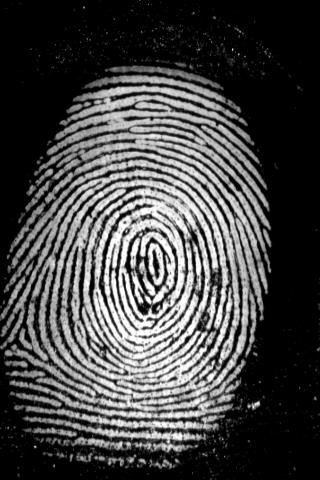
#> input picture sample_inputs/Picture1.jpg, 320 x 480 px; its folder holds only this picture in this run
$ python -i finegerprint_pipline.py   (imports and definitions only)   (older library calls are emulated)
#> lines starting #> are read from the running program, lines starting #| are printed output that depends on the picture; after the words box and inside, x2 and y2 are one past the last pixel; in counts of white or black regions, pixels touching at a corner belong together
#> further down, picture is the input picture: shape (480, 320); min 0, max 255, mean 71.1
### utils/normalization.py
"""
Normalization is used to standardize the intensity values in an image by adjusting the range of
gray level values so that they extend in a desired range of values and improve the contrast of the
image. The main goal of normalization is to reduce the variance of the gray level value along the
ridges to facilitate subsequent processing steps
"""
from math import sqrt
import numpy as np


def normalize_pixel(x, v0, v, m, m0):
    """
    From Handbook of Fingerprint Recognition pg 133
    Normalize job used by Hong, Wan and Jain(1998)
    similar to https://pdfs.semanticscholar.org/6e86/1d0b58bdf7e2e2bb0ecbf274cee6974fe13f.pdf equation 21
    :param x: pixel value
    :param v0: desired variance
    :param v: global image variance
    :param m: global image mean
    :param m0: desired mean
    :return: normilized pixel
    """
    dev_coeff = sqrt((v0 * ((x - m)**2)) / v)
    return m0 + dev_coeff if x > m else m0 - dev_coeff

def normalize(im, m0, v0):
#> called with m0 = 100, v0 = 100
    m = np.mean(im)
#> m = 71.06
    v = np.std(im) ** 2
#> v = 7117.5
    (y, x) = im.shape
    normilize_image = im.copy()
    for i in range(x):
        for j in range(y):
            normilize_image[j, i] = normalize_pixel(im[j, i], v0, v, m, m0)
#> this loop made 320 passes
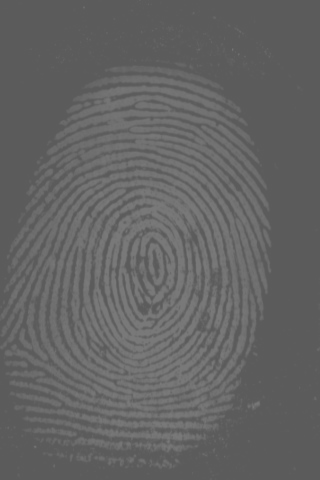
#> normilize_image: shape (480, 320); min 91, max 121, mean 99.5

    return normilize_image

### utils/segmentation.py
"""
In order to eliminate the edges of the image and areas that are too noisy, segmentation is
necessary. It is based on the calculation of the variance of gray levels. For this purpose, the image
is divided into sub-blocks of (W × W) size’s and for each block the variance.
Then, the root of the variance of each block is compared with a threshold T, if the value obtained
is lower than the threshold, then the corresponding block is considered as the background of the
image and will be excluded by the subsequent processing.

The selected threshold value is T = 0.2 and the selected block size is W = 16

This step makes it possible to reduce the size of the useful part of the image and subsequently to
optimize the extraction phase of the biometric data.
"""
import numpy as np
import cv2 as cv


def normalise(img):
    return (img)


def create_segmented_and_variance_images(im, w, threshold=.2):
    """
    Returns mask identifying the ROI. Calculates the standard deviation in each image block and threshold the ROI
    It also normalises the intesity values of
    the image so that the ridge regions have zero mean, unit standard
    deviation.
    :param im: Image
    :param w: size of the block
    :param threshold: std threshold
    :return: segmented_image
    """
#> called with w = 16, threshold = 0.2
    (y, x) = im.shape
    threshold = np.std(im)*threshold

    image_variance = np.zeros(im.shape)
    segmented_image = im.copy()
    mask = np.ones_like(im)

    for i in range(0, x, w):
        for j in range(0, y, w):
            box = [i, j, min(i + w, x), min(j + w, y)]
            block_stddev = np.std(im[box[1]:box[3], box[0]:box[2]])
            image_variance[box[1]:box[3], box[0]:box[2]] = block_stddev
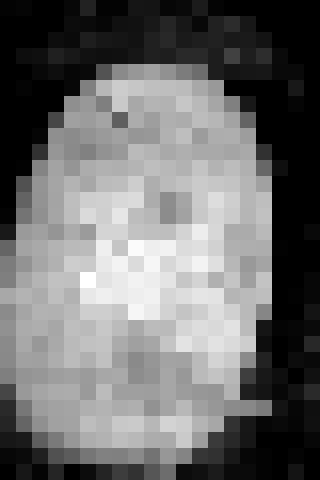
#> image_variance: shape (480, 320) float64; min 0, max 11.51, mean 4.97; drawn with min black and max white

    # [13 lines of commented-out code are left out]
    norm_img = im
    return segmented_image, norm_img, mask

### utils/orientation.py
import math
import numpy as np
import cv2 as cv


def calculate_angles(im, W, smoth=False):
    """
    anisotropy orientation estimate, based on equations 5 from:
    https://pdfs.semanticscholar.org/6e86/1d0b58bdf7e2e2bb0ecbf274cee6974fe13f.pdf
    :param im:
    :param W: int width of the ridge
    :return: array
    """
#> called with W = 16, smoth = False
    j1 = lambda x, y: 2 * x * y
    j2 = lambda x, y: x ** 2 - y ** 2
    j3 = lambda x, y: x ** 2 + y ** 2

    (y, x) = im.shape

    sobelOperator = [[-1, 0, 1], [-2, 0, 2], [-1, 0, 1]]
    ySobel = np.array(sobelOperator).astype(np.int)
    xSobel = np.transpose(ySobel).astype(np.int)

    result = [[] for i in range(1, y, W)]

    Gx_ = cv.filter2D(im/125,-1, ySobel)*125
    Gy_ = cv.filter2D(im/125,-1, xSobel)*125
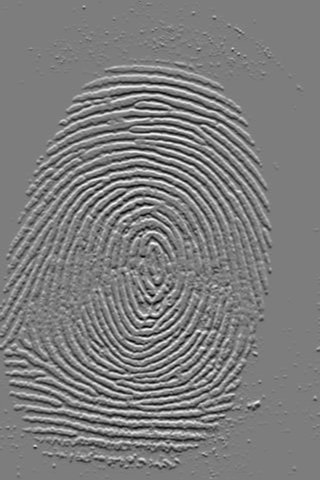
#> Gy_: shape (480, 320) float64; min -91, max 94, mean 0; drawn with min black and max white

    for j in range(1, y, W):
        for i in range(1, x, W):
            nominator = 0
            denominator = 0
            for l in range(j, min(j + W, y - 1)):
                for k in range(i, min(i + W , x - 1)):
                    Gx = round(Gx_[l, k])  # horizontal gradients at l, k
                    Gy = round(Gy_[l, k])  # vertial gradients at l, k
                    nominator += j1(Gx, Gy)
                    denominator += j2(Gx, Gy)

            # nominator = round(np.sum(Gy_[j:min(j + W, y - 1), i:min(i + W , x - 1)]))
            # denominator = round(np.sum(Gx_[j:min(j + W, y - 1), i:min(i + W , x - 1)]))
            if nominator or denominator:
                angle = (math.pi + math.atan2(nominator, denominator)) / 2
                orientation = np.pi/2 + math.atan2(nominator,denominator)/2
                result[int((j-1) // W)].append(angle)
            else:
                result[int((j-1) // W)].append(0)

            # segment image
            # focus_img = im[j:min(j + W, y - 1), i:min(i + W , x - 1)]
            # segmentator = -1 if segmentator/W*W < np.max(focus_img)*

    result = np.array(result)

    if smoth:
        result = smooth_angles(result)

    return result


def gauss(x, y):
    ssigma = 1.0
    return (1 / (2 * math.pi * ssigma)) * math.exp(-(x * x + y * y) / (2 * ssigma))


# [30 lines left out: functions kernel_from_function, smooth_angles, not called in this run]


def get_line_ends(i, j, W, tang):
    if -1 <= tang and tang <= 1:
        begin = (i, int((-W/2) * tang + j + W/2))
        end = (i + W, int((W/2) * tang + j + W/2))
    else:
        begin = (int(i + W/2 + W/(2 * tang)), j + W//2)
        end = (int(i + W/2 - W/(2 * tang)), j - W//2)
    return (begin, end)


def visualize_angles(im, mask, angles, W):
#> called with W = 16
    (y, x) = im.shape
    result = cv.cvtColor(np.zeros(im.shape, np.uint8), cv.COLOR_GRAY2RGB)
#> result: shape (480, 320, 3); every value is 0
    mask_threshold = (W-1)**2
    for i in range(1, x, W):
        for j in range(1, y, W):
            radian = np.sum(mask[j - 1:j + W, i-1:i+W])
            if radian > mask_threshold:
                tang = math.tan(angles[(j - 1) // W][(i - 1) // W])
                (begin, end) = get_line_ends(i, j, W, tang)
                cv.line(result, begin, end, color=150)
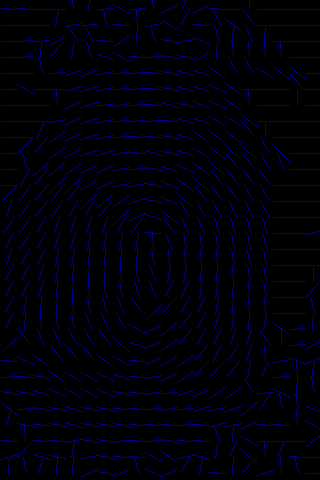
#> result: shape (480, 320, 3); mean B, G, R 9.8, 0, 0

    cv.resize(result, im.shape, result)
    return result

### utils/frequency.py
import numpy as np
import math
import scipy.ndimage


def frequest(im, orientim, kernel_size, minWaveLength, maxWaveLength):
    """
    Based on https://pdfs.semanticscholar.org/ca0d/a7c552877e30e1c5d87dfcfb8b5972b0acd9.pdf pg.14
    Function to estimate the fingerprint ridge frequency within a small block
    of a fingerprint image.
    An image block the same size as im with all values set to the estimated ridge spatial frequency.  If a
    ridge frequency cannot be found, or cannot be found within the limits set by min and max Wavlength freqim is set to zeros.
    """
    rows, cols = np.shape(im)

    # Find mean orientation within the block. This is done by averaging the
    # sines and cosines of the doubled angles before reconstructing the angle again.
    cosorient = np.cos(2*orientim) # np.mean(np.cos(2*orientim))
    sinorient = np.sin(2*orientim) # np.mean(np.sin(2*orientim))
    block_orient = math.atan2(sinorient,cosorient)/2

    # Rotate the image block so that the ridges are vertical
    rotim = scipy.ndimage.rotate(im,block_orient/np.pi*180 + 90,axes=(1,0),reshape = False,order = 3,mode = 'nearest')

    # Now crop the image so that the rotated image does not contain any invalid regions.
    cropsze = int(np.fix(rows/np.sqrt(2)))
    offset = int(np.fix((rows-cropsze)/2))
    rotim = rotim[offset:offset+cropsze][:,offset:offset+cropsze]

    # Sum down the columns to get a projection of the grey values down the ridges.
    ridge_sum = np.sum(rotim, axis = 0)
    dilation = scipy.ndimage.grey_dilation(ridge_sum, kernel_size, structure=np.ones(kernel_size))
    ridge_noise = np.abs(dilation - ridge_sum); peak_thresh = 2;
    maxpts = (ridge_noise < peak_thresh) & (ridge_sum > np.mean(ridge_sum))
    maxind = np.where(maxpts)
    _, no_of_peaks = np.shape(maxind)

    # Determine the spatial frequency of the ridges by dividing the
    # distance between the 1st and last peaks by the (No of peaks-1). If no
    # peaks are detected, or the wavelength is outside the allowed bounds, the frequency image is set to 0
    if(no_of_peaks<2):
        freq_block = np.zeros(im.shape)
    else:
        waveLength = (maxind[0][-1] - maxind[0][0])/(no_of_peaks - 1)
        if waveLength>=minWaveLength and waveLength<=maxWaveLength:
            freq_block = 1/np.double(waveLength) * np.ones(im.shape)
        else:
            freq_block = np.zeros(im.shape)
    return(freq_block)


def ridge_freq(im, mask, orient, block_size, kernel_size, minWaveLength, maxWaveLength):
    # Function to estimate the fingerprint ridge frequency across a
    # fingerprint image.
#> called with block_size = 16, kernel_size = 5, minWaveLength = 5, maxWaveLength = 15
    rows,cols = im.shape
    # print(im.shape)
    # print(rows,cols)

    freq = np.zeros((rows,cols))

    for row in range(0, rows - block_size, block_size):
        for col in range(0, cols - block_size, block_size):
            image_block = im[row:row + block_size][:, col:col + block_size]
            angle_block = orient[row // block_size][col // block_size]
            if angle_block:
                freq[row:row + block_size][:, col:col + block_size] = frequest(image_block, angle_block, kernel_size,
                                                                               minWaveLength, maxWaveLength)
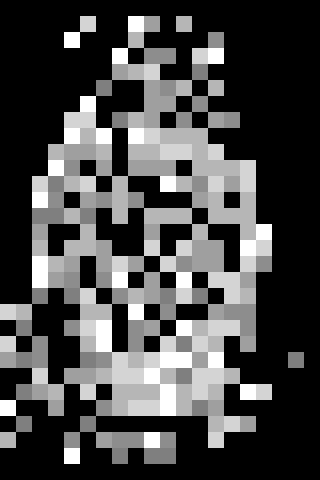
#> freq: shape (480, 320) float64; min 0, max 0.2, mean 0.0563; drawn with min black and max white

    freq = freq*mask
    freq_1d = np.reshape(freq,(1,rows*cols))
    ind = np.where(freq_1d>0)
    ind = np.array(ind)
    ind = ind[1,:]
    non_zero_elems_in_freq = freq_1d[0][ind]
    medianfreq = np.median(non_zero_elems_in_freq) * mask
#> medianfreq: shape (480, 320) float64; every value is 0.143
    # print(medianfreq)
    return medianfreq

### utils/gabor_filter.py
"""
The principle of gabor filtering is to modify the value of the pixels of an image, generally in order to
improve its appearance. In practice, it is a matter of creating a new image using the pixel values
of the original image, in order to select in the Fourier domain the set of frequencies that make up
the region to be detected. The filter used is the Gabor filter with even symmetry and oriented at 0 degrees.

The resulting image will be the spatial convolution of the original (normalized) image and one of
the base filters in the direction and local frequency from the two directional and frequency maps
https://airccj.org/CSCP/vol7/csit76809.pdf pg.91
"""

import numpy as np
import scipy
def gabor_filter(im, orient, freq, kx=0.65, ky=0.65):
    """
    Gabor filter is a linear filter used for edge detection. Gabor filter can be viewed as a sinusoidal plane of
    particular frequency and orientation, modulated by a Gaussian envelope.
    :param im:
    :param orient:
    :param freq:
    :param kx:
    :param ky:
    :return:
    """
#> called with kx = 0.65, ky = 0.65
    angleInc = 3
    im = np.double(im)
    rows, cols = im.shape
    return_img = np.zeros((rows,cols))

    # Round the array of frequencies to the nearest 0.01 to reduce the
    # number of distinct frequencies we have to deal with.
    freq_1d = freq.flatten()
    frequency_ind = np.array(np.where(freq_1d>0))
    non_zero_elems_in_freq = freq_1d[frequency_ind]
    non_zero_elems_in_freq = np.double(np.round((non_zero_elems_in_freq*100)))/100
    unfreq = np.unique(non_zero_elems_in_freq)

    # Generate filters corresponding to these distinct frequencies and
    # orientations in 'angleInc' increments.
    sigma_x = 1/unfreq*kx
    sigma_y = 1/unfreq*ky
    block_size = np.round(3*np.max([sigma_x,sigma_y]))
    array = np.linspace(-block_size,block_size,(2*block_size + 1))
    x, y = np.meshgrid(array, array)

    # gabor filter equation
    reffilter = np.exp(-(((np.power(x,2))/(sigma_x*sigma_x) + (np.power(y,2))/(sigma_y*sigma_y)))) * np.cos(2*np.pi*unfreq[0]*x)
    filt_rows, filt_cols = reffilter.shape
    gabor_filter = np.array(np.zeros((180//angleInc, filt_rows, filt_cols)))

    # Generate rotated versions of the filter.
    for degree in range(0,180//angleInc):
        rot_filt = scipy.ndimage.rotate(reffilter,-(degree*angleInc + 90),reshape = False)
        gabor_filter[degree] = rot_filt

    # Convert orientation matrix values from radians to an index value that corresponds to round(degrees/angleInc)
    maxorientindex = np.round(180/angleInc)
    orientindex = np.round(orient/np.pi*180/angleInc)
    for i in range(0,rows//16):
        for j in range(0,cols//16):
            if(orientindex[i][j] < 1):
                orientindex[i][j] = orientindex[i][j] + maxorientindex
            if(orientindex[i][j] > maxorientindex):
                orientindex[i][j] = orientindex[i][j] - maxorientindex
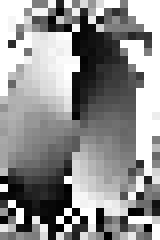
#> orientindex: shape (30, 20) float64 (shown 8 times larger); min 1, max 60, mean 34.5; drawn with min black and max white

    # Find indices of matrix points greater than maxsze from the image boundary
    block_size = int(block_size)
    valid_row, valid_col = np.where(freq>0)
    finalind = \
        np.where((valid_row>block_size) & (valid_row<rows - block_size) & (valid_col>block_size) & (valid_col<cols - block_size))

    for k in range(0, np.shape(finalind)[1]):
        r = valid_row[finalind[0][k]]; c = valid_col[finalind[0][k]]
        img_block = im[r-block_size:r+block_size + 1][:,c-block_size:c+block_size + 1]
        return_img[r][c] = np.sum(img_block * gabor_filter[int(orientindex[r//16][c//16]) - 1])
#> this loop made 131241 passes
#> pass 2, in gabor_filter, `img_block = im[r-block_size:r+block_size + 1][:,c-block_size:c+block_s..`:
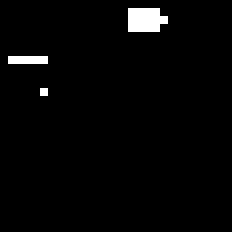
#> img_block: shape (29, 29) float64 (shown 8 times larger); values 91 (black) and 92 (white), 2.3% white in thin lines or dots, all inside (x1, y1, x2, y2) = (1, 1, 21, 12)

    gabor_img = 255 - np.array((return_img < 0)*255).astype(np.uint8)
#> gabor_img: shape (480, 320); 82.4% white; 100 black regions (23 under 20 px), largest, box (x1, y1, x2, y2) and area: (46, 176, 222, 396) 1790, (15, 157, 243, 403) 1739, (79, 185, 214, 368) 1421
#> (the rest of the program and of its run is left out)
